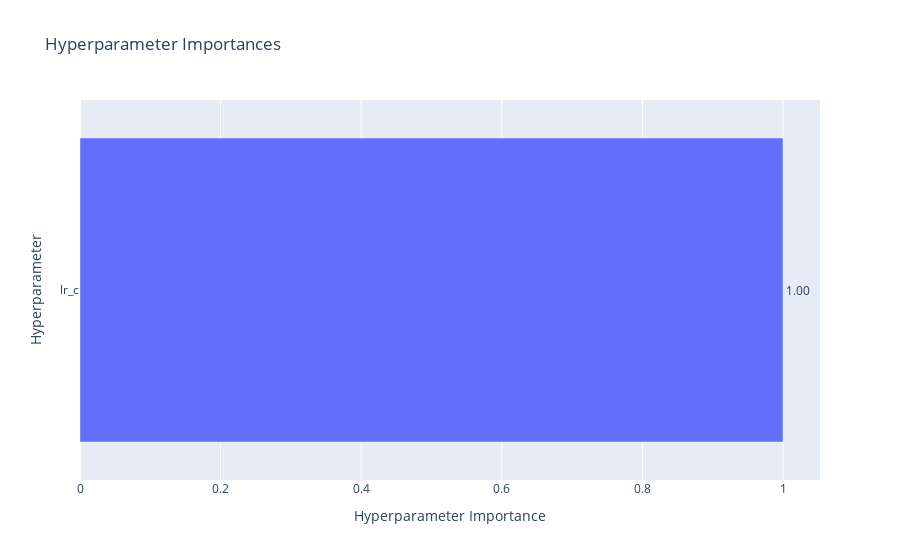

The code cell stored with this chart in its notebook:
### Code cell
optuna.visualization.plot_param_importances(study)

### Figure 1 — Plotly figure (JSON) as saved in the notebook; plotly's stock layout.template omitted (floating-point values rounded to 4 significant figures)
{"data": [{"cliponaxis": false, "hovertemplate": ["lr_c (CategoricalDistribution): 1.0<extra></extra>"], "name": "Objective Value", "orientation": "h", "text": ["1.00"], "textposition": "outside", "type": "bar", "x": [1], "y": ["lr_c"]}], "layout": {"title": {"text": "Hyperparameter Importances"}, "xaxis": {"title": {"text": "Hyperparameter Importance"}}, "yaxis": {"title": {"text": "Hyperparameter"}}}}
